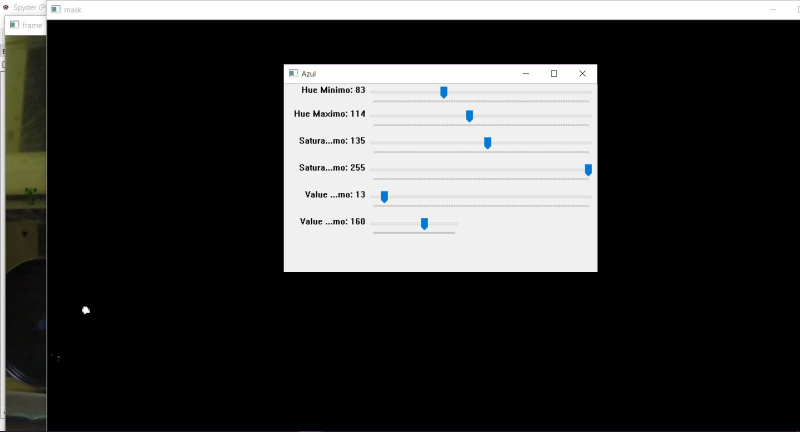
#> input picture rango_de_azul.JPG, 1600 x 863 px, given in place of GOPR0649.MP4, which was not available (shown at 1/2 size)
$ python tracking_gui_vals.py
#> lines starting #> are read from the running program, lines starting #| are printed output that depends on the picture; after the words box and inside, x2 and y2 are one past the last pixel; in counts of white or black regions, pixels touching at a corner belong together; pictures that were not available may be replaced by others from this repository, and a replacement may not be noted
# -*- coding: utf-8 -*-
"""
Created on Thu Dec 28 17:52:55 2017

@author: Me. When i was a Telecommunications and Electronics Engineering student.
"""

import cv2
import numpy as np
import math
from matplotlib import pyplot as plt

video = cv2.VideoCapture('videos/GOPR0649.MP4')
ejex_rojo=[]
ejex_azul =[]
ejey_rojo=[]
ejey_azul =[]
angulo=[]
fps = video.get(5)

kernel = np.ones((3,3),np.uint8)
ret,frame = video.read()
#> frame is the input picture: shape (863, 1600, 3); mean B, G, R 59.5, 60.2, 60

""" First of all is to fix the min and max values of hue, saturation and value, taking account the
first frame only, in order to track down the red and blue balls along the video."""


# Colors selection GUI

def nothing(x):
   pass

cv2.namedWindow('Blue')
cv2.resizeWindow('Blue',500,300)
cv2.createTrackbar('Hue Min','Blue',0,255,nothing)
cv2.createTrackbar('Hue Max','Blue',0,255,nothing)
cv2.createTrackbar('Saturation Min','Blue',0,255,nothing)
cv2.createTrackbar('Saturation Max','Blue',0,255,nothing)
cv2.createTrackbar('Value Min','Blue',0,255,nothing)
cv2.createTrackbar('Value Max','Blue',0,255,nothing)


while(1):

  hsv = cv2.cvtColor(frame, cv2.COLOR_BGR2HSV) #Convert colors space
#> hsv: shape (863, 1600, 3); mean H, S, V 5.1, 8.8, 60.5

  #get color range frome gui
  hMin_A = cv2.getTrackbarPos('Hue Min','Blue')
  hMax_A = cv2.getTrackbarPos('Hue Max','Blue')
  sMin_A = cv2.getTrackbarPos('Saturation Min','Blue')
  sMax_A = cv2.getTrackbarPos('Saturation Max','Blue')
  vMin_A = cv2.getTrackbarPos('Value Min','Blue')
  vMax_A = cv2.getTrackbarPos('Value Max','Blue')


  lower_A=np.array([hMin_A,sMin_A,vMin_A])
  upper_A=np.array([hMax_A,sMax_A,vMax_A])

  #Color detection/ create a blue-mask
  maskcolores_A = cv2.inRange(hsv, lower_A, upper_A)
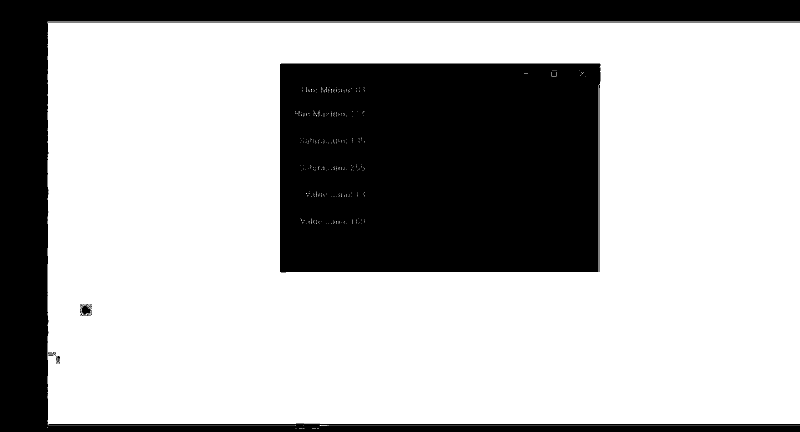
#> maskcolores_A: shape (863, 1600) (shown at 1/2 size); 68.4% white; 16 black regions (11 under 20 px), largest, box (x1, y1, x2, y2) and area: (560, 127, 1201, 545) 265388, (0, 0, 1600, 863) 170513, (160, 608, 184, 632) 327, (106, 704, 120, 728) 96, (96, 704, 106, 712) 42

  #Show mask
  cv2.imshow('frame',frame)
  cv2.imshow('mask',maskcolores_A)
  k = cv2.waitKey(5) & 0xFF
#> (key Esc is pressed here)
  if k == 27:
    break
cv2.destroyAllWindows()


cv2.namedWindow('Red')
cv2.resizeWindow('Red',500,300)
cv2.createTrackbar('Hue Min','Red',0,255,nothing)
cv2.createTrackbar('Hue Max','Red',0,255,nothing)
cv2.createTrackbar('Saturation Min','Red',0,255,nothing)
cv2.createTrackbar('Saturation Max','Red',0,255,nothing)
cv2.createTrackbar('Value Min','Red',0,255,nothing)
cv2.createTrackbar('Value Max','Red',0,255,nothing)

while(1):
  hsv = cv2.cvtColor(frame, cv2.COLOR_BGR2HSV) #Convert colors space

  #Get color range from gui
  hMin_R = cv2.getTrackbarPos('Hue Min','Red')
  hMax_R = cv2.getTrackbarPos('Hue Max','Red')
  sMin_R = cv2.getTrackbarPos('Saturation Min','Red')
  sMax_R = cv2.getTrackbarPos('Saturation Max','Red')
  vMin_R = cv2.getTrackbarPos('Value Min','Red')
  vMax_R = cv2.getTrackbarPos('Value Max','Red')


  lower_R=np.array([hMin_R,sMin_R,vMin_R])
  upper_R=np.array([hMax_R,sMax_R,vMax_R])

  #Color detection/ create a red-mask
  maskcolores_R = cv2.inRange(hsv, lower_R, upper_R)

  #Show mask
  cv2.imshow('frame',frame)
  cv2.imshow('mask',maskcolores_R)
  k = cv2.waitKey(5) & 0xFF
#> (key Esc is pressed here)
  if k == 27:
    break
cv2.destroyAllWindows()

"""Once the mask parameters have been set and the filtering has been done, we proceed to eliminate
all those small areas that do not correspond to the ball that appear within the declared hsv range
and that are therefore noise for our analysis; for this we use a morphologyEx function which dilates
and compresses the areas where there are bits in 1 in such a way that when the image is restored to
its original shape all the small areas of pixels that do not have an appropriate size with that of
the balls are eliminated. After this we detect contours and we are left with the largest of them
(which will be where the blue or red ball is) for with this, through the method of moments, detect
the center of the objects that we are going to see and study their behavior in granular media.
 Knowing the position of the red and blue balls we can define a specific area to which to carry
 out the entire detection procedure (the so-called roi)
"""

########### Eliminating noise and finding contours ###################################
mayorB=0
mayorR=0


openingB = cv2.morphologyEx(maskcolores_A, cv2.MORPH_OPEN, kernel)
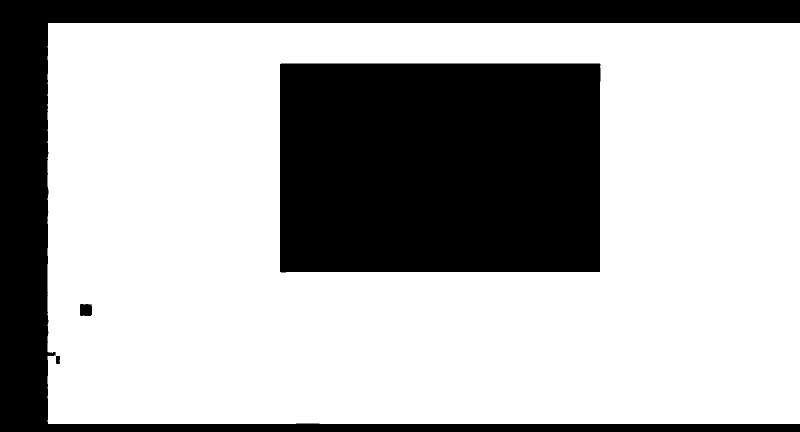
#> openingB: shape (863, 1600) (shown at 1/2 size); 68% white; 3 black regions
openingR = cv2.morphologyEx(maskcolores_R, cv2.MORPH_OPEN, kernel)
contornoB= cv2.findContours(openingB,cv2.RETR_TREE,cv2.CHAIN_APPROX_SIMPLE)[0]
#> contornoB = 6 contours, 2 with area under 20; largest, box (x1, y1, x2, y2) and area: (95, 46, 1600, 848) 1204026, (559, 126, 1202, 546) 267976, (159, 607, 185, 633) 598, (111, 711, 121, 729) 145
contornoR= cv2.findContours(openingR,cv2.RETR_TREE,cv2.CHAIN_APPROX_SIMPLE)[0]
#> contornoR has the same summary as contornoB
print(len(contornoB))
#| 6

######################### Find largest contour #####################
for i,j in enumerate(contornoB):
    area = cv2.contourArea(contornoB[i])
    if area>=mayorB:
        mayorB = area
        cntB = j
#> this loop made 6 passes
#> (area, mayorB) on pass 1: (1204025.5, 1204025.5)
#> area on passes 2, 5, 6: 145, 597.5, 267975.5
#> after the loop, cntB = contour of 158 points, box (x1, y1, x2, y2) (95, 46, 1600, 848), area 1204026; mayorB = 1204025.5
(x,y),radius = cv2.minEnclosingCircle(cntB)
#> x = 847.5; y = 446.5; radius = 851.6
radio=4*int(radius)
#> radio = 3404
r=int(y)
#> r = 446
c=int(x)
#> c = 847


for i,j in enumerate(contornoR):
    area=cv2.contourArea(contornoR[i])
    if area>=mayorR:
        mayorR=area
        cntR=j
#> this loop made 6 passes
#> after the loop, cntR has the same summary as cntB; mayorR = 1204025.5
(x,y),radiusr = cv2.minEnclosingCircle(cntR)
#> radiusr = 851.6
radio_R=4*int(radiusr)
#> radio_R = 3404
r_R=int(y)
#> r_R = 446
c_R=int(x)
#> c_R = 847


centro=(c,r)
#> centro = (847, 446)
vector_radio=[]
d=math.sqrt((c-c_R)**2+(r-r_R)**2)  #distance  between the blue and red balls
#> d = 0
vector_radio.append(d)
desplazamiento=int(d)+radio_R
#> desplazamiento = 3404

if c_R<c:
    if desplazamiento > c:
        roi_col=abs(c_R-radio_R)
        if roi_col<20:
            roi_col=0
    else:
        roi_col=c-desplazamiento
else:
    if desplazamiento > c:
        roi_col=desplazamiento-c
#> roi_col = 2557
    else:
        roi_col=c-desplazamiento


roi_fila=r-desplazamiento
#> roi_fila = -2958
ancho=2*desplazamiento
#> ancho = 6808


############# Processing Video ###########################################
while(1):
     ret, frame = video.read()

     if ret == True:

         roi =frame[roi_fila:roi_fila+ancho,roi_col:roi_col+ancho]
#> roi = empty array

#> (the run stopped early here; a loop or call above may not have finished)

$ run again, on rango_de_rojo.JPG
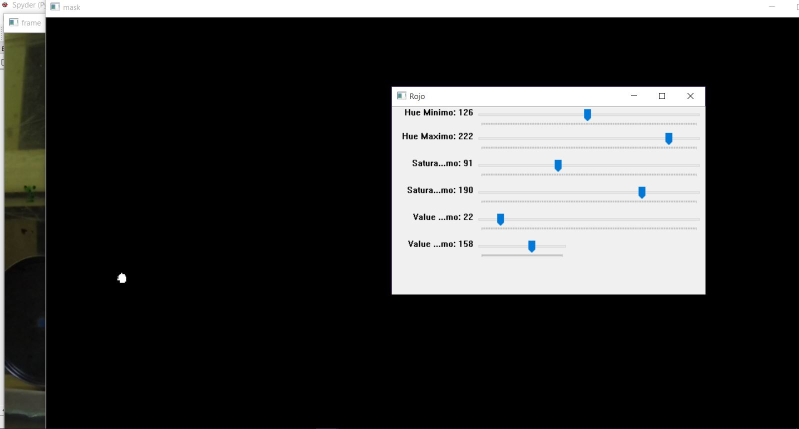
#> input picture rango_de_rojo.JPG, 1597 x 858 px, given in place of GOPR0649.MP4, which was not available (shown at 1/2 size)
#> frame is the input picture: shape (858, 1597, 3); mean B, G, R 58.4, 59, 58.8
#> hsv: shape (858, 1597, 3); mean H, S, V 4.6, 8.4, 59.3
#> `maskcolores_A = cv2.inRange(hsv, lower_A, upper_A)`:
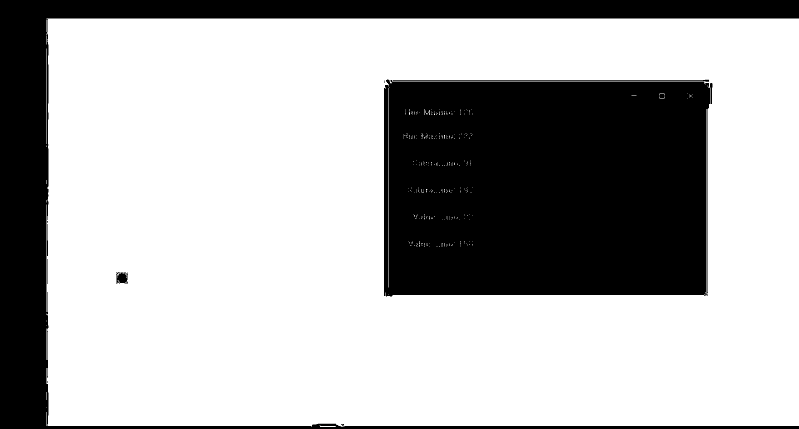
#> maskcolores_A: shape (858, 1597) (shown at 1/2 size); 69.1% white; 14 black regions (8 under 20 px), largest, box (x1, y1, x2, y2) and area: (768, 159, 1425, 593) 275000, (0, 0, 1597, 858) 146192, (785, 159, 1418, 164) 971, (232, 544, 256, 568) 414, (94, 448, 96, 512) 95, (94, 518, 96, 568) 50
#> `openingB = cv2.morphologyEx(maskcolores_A, cv2.MORPH_OPEN, kernel)`:
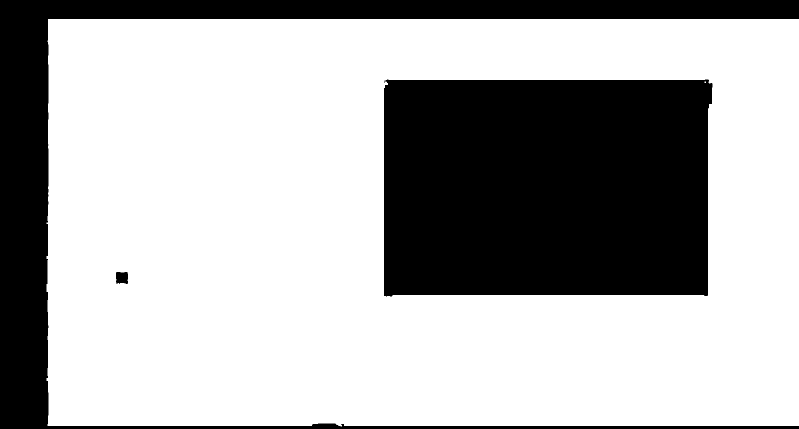
#> openingB: shape (858, 1597) (shown at 1/2 size); 68.7% white; 3 black regions
#> contornoB = 4 contours, 1 with area under 20; largest, box (x1, y1, x2, y2) and area: (93, 38, 1597, 853) 1219182, (767, 158, 1426, 594) 280099, (231, 543, 257, 569) 572
#> contornoR has the same summary as contornoB
#| 4
#> the loop `for i,j in enumerate(contornoB):` made 4 passes
#> (area, mayorB) on pass 1: (1219181.5, 1219181.5)
#> after the loop `for i,j in enumerate(contornoB):`: cntB = contour of 113 points, box (x1, y1, x2, y2) (93, 38, 1597, 853), area 1219182; mayorB = 1219181.5
#> x = 845.5; y = 444.5; radius = 853.5
#> radio = 3412
#> r = 444
#> c = 845
#> the loop `for i,j in enumerate(contornoR):` made 4 passes
#> after the loop `for i,j in enumerate(contornoR):`: cntR has the same summary as cntB; mayorR = 1219181.5
#> radiusr = 853.5
#> radio_R = 3412
#> r_R = 444
#> c_R = 845
#> centro = (845, 444)
#> d = 0
#> desplazamiento = 3412
#> roi_col = 2567
#> roi_fila = -2968
#> ancho = 6824
#> roi = empty array
